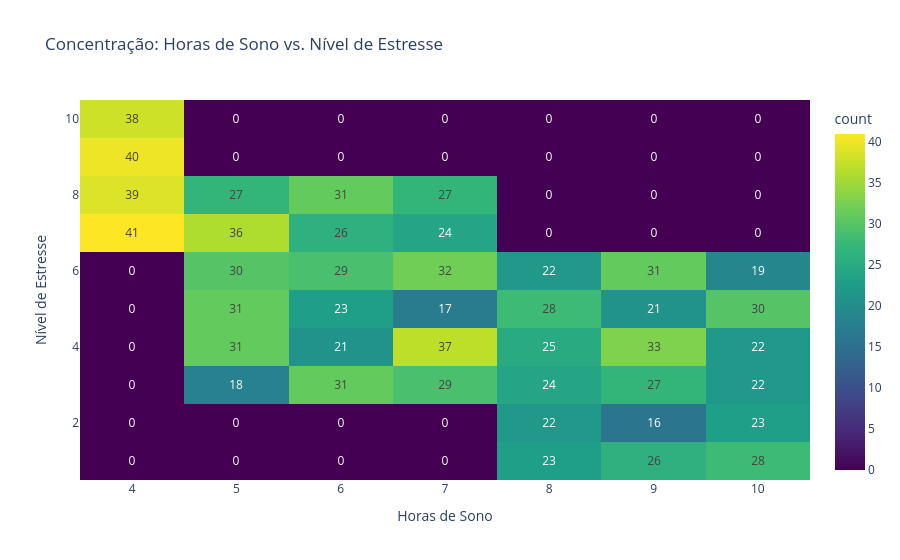

Notebook source saved alongside this figure:
### Code cell
fig4 = px.density_heatmap(df, 
                         x='horas_sono', 
                         y='nivel_stress', 
                         text_auto=True,
                         title='Concentração: Horas de Sono vs. Nível de Estresse',
                         color_continuous_scale='Viridis',
                         labels={'horas_sono': 'Horas de Sono', 'nivel_stress': 'Nível de Estresse'})
fig4.show()

### Figure 1 — Plotly figure (JSON) as saved in the notebook; plotly's stock layout.template omitted (floating-point values rounded to 4 significant figures; data arrays with more than 128 entries replaced by an {"elided": "..."} marker saying what was removed)
{"data": [{"coloraxis": "coloraxis", "hovertemplate": "Horas de Sono=%{x}<br>Nível de Estresse=%{y}<br>count=%{z}<extra></extra>", "name": "", "texttemplate": "%{z}", "type": "histogram2d", "x": {"elided": "1100 int values"}, "xaxis": "x", "xbingroup": "x", "y": {"elided": "1100 int values"}, "yaxis": "y", "ybingroup": "y"}], "layout": {"coloraxis": {"colorbar": {"title": {"text": "count"}}, "colorscale": [[0, "#440154"], [0.1111, "#482878"], [0.2222, "#3e4989"], [0.3333, "#31688e"], [0.4444, "#26828e"], [0.5556, "#1f9e89"], [0.6667, "#35b779"], [0.7778, "#6ece58"], [0.8889, "#b5de2b"], [1, "#fde725"]]}, "legend": {"tracegroupgap": 0}, "title": {"text": "Concentração: Horas de Sono vs. Nível de Estresse"}, "xaxis": {"anchor": "y", "domain": [0, 1], "title": {"text": "Horas de Sono"}}, "yaxis": {"anchor": "x", "domain": [0, 1], "title": {"text": "Nível de Estresse"}}}}
